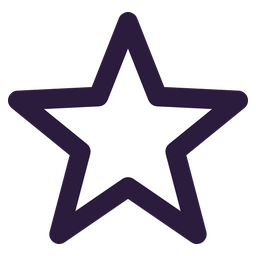
#> input picture art/particles/trail_star.png, 256 x 256 px, given in place of trail_star.png.png, which was not available
$ python tool_icons.py ../../particles/trail_star.png
#> lines starting #> are read from the running program, lines starting #| are printed output that depends on the picture; pictures that were not available may be replaced by others from this repository, and a replacement may not be noted
"""Gathering tool icons (World 1 2026-10-19, World 2's Stone Axe / Stone Rod 2026-10-20, World 3's Crystal Pickaxe / Crystal Rod 2026-10-24): the finishing pass of weapon_icons_w2.py for the
cel-shaded raw renders of the Wooden Axe, Pickaxe and Rod (Blender text block "w1_icons_rerender",
render(id), raw PNGs in art/icons/tools/raw). Crops to a square, adds the chunky ink outline and a
soft shadow down and to the right, saves 512 px icons to art/icons/tools, and builds a review sheet
on the common tile.
Usage: py tool_icons.py [ToolId ...]   (default: every tool below)
"""
import os
from PIL import Image, ImageFilter, ImageChops

HERE = os.path.dirname(os.path.abspath(__file__))
ART = os.path.dirname(os.path.dirname(HERE))
RAW = os.path.join(ART, "icons", "tools", "raw")
TILES = os.path.join(ART, "ui", "inventory")
OUT = os.path.join(ART, "icons", "tools")
WEAPONS = ["WoodenAxe", "WoodenPickaxe", "WoodenRod", "StoneAxe", "StoneRod", "CrystalPickaxe", "CrystalRod"]
RARITY = {"WoodenAxe": "common", "WoodenPickaxe": "common", "WoodenRod": "common",
          "StoneAxe": "uncommon", "StoneRod": "uncommon",
          "CrystalPickaxe": "rare", "CrystalRod": "rare"}
INK = (22, 18, 28)
WORK, FINAL, OUTLINE, SHADOW, MARGIN = 1024, 512, 22, (14, 20), 0.06


def dilate(mask, px):
    out, left = mask, px
    while left > 0:
        step = min(left, 6)
        out = out.filter(ImageFilter.MaxFilter(step * 2 + 1))
        left -= step
    out = out.filter(ImageFilter.GaussianBlur(1.5))
    return out.point(lambda v: 255 if v > 100 else int(v * 2.55))


def finish(name):
#> called with name = '../../particles/trail_star.png'
    img = Image.open(os.path.join(RAW, name + ".png")).convert("RGBA")
#> img is the input picture: PIL image 256x256 RGBA; mean R, G, B, A 49.7, 45.6, 54.5, 99.1
    img = img.crop(img.getchannel("A").point(lambda v: 255 if v > 8 else 0).getbbox())
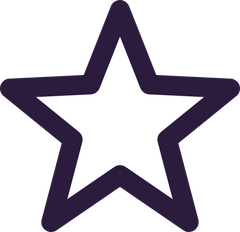
#> img: PIL image 240x232 RGBA; mean R, G, B, A 58.5, 53.6, 64.2, 116.7; transparent parts drawn white
    side = int(max(img.size) / (1 - 2 * MARGIN - 2 * OUTLINE / WORK))
#> side = 286
    sq = Image.new("RGBA", (side, side), (0, 0, 0, 0))
#> sq: PIL image 286x286 RGBA; every value is 0
    sq.paste(img, ((side - img.width) // 2, (side - img.height) // 2))
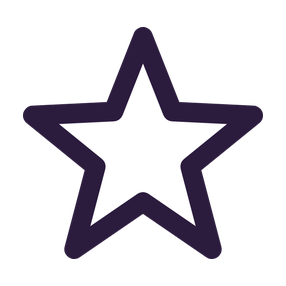
#> sq: PIL image 286x286 RGBA; mean R, G, B, A 39.9, 36.5, 43.7, 79.4; transparent parts drawn white
    sq = sq.resize((WORK, WORK), Image.LANCZOS)
#> sq: PIL image 1024x1024 RGBA
    ring = dilate(sq.getchannel("A"), OUTLINE)
#> in dilate, `out, left = mask, px`: left = 22
#> the loop in dilate, `while left > 0:` made 4 passes
#> (step, left) on passes 1 to 4: (6, 16), (6, 10), (6, 4), (4, 0)
#> pass 1, in dilate, `out = out.filter(ImageFilter.MaxFilter(step * 2 + 1))`:
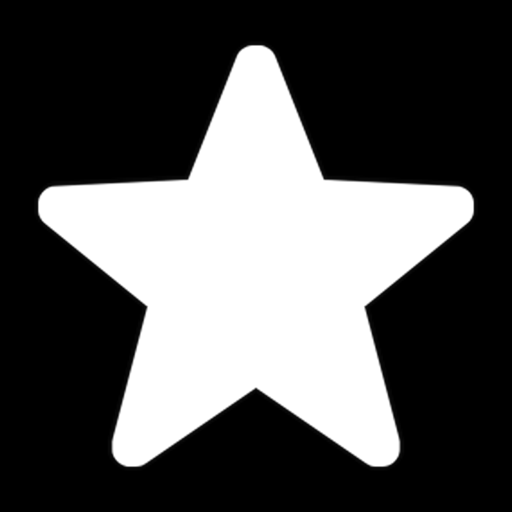
#> out: PIL image 1024x1024 L (shown at 1/2 size); min 0, max 255, mean 85.4
#> after the loop in dilate, `while left > 0:`:
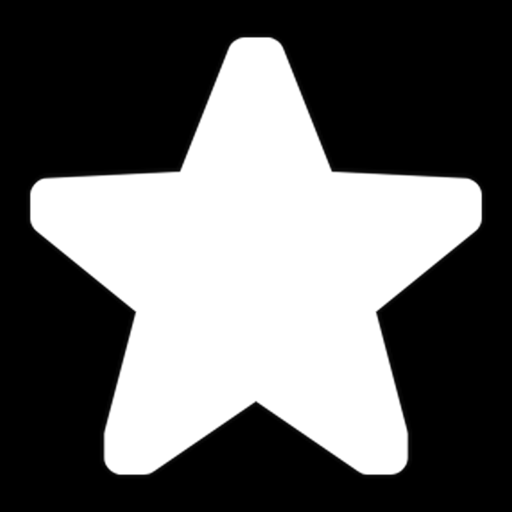
#> out: PIL image 1024x1024 L (shown at 1/2 size); min 0, max 255, mean 101.2
#> after the loop in dilate, `while left > 0:`: left = 0
    out = Image.new("RGBA", (WORK, WORK), (0, 0, 0, 0))
#> out: PIL image 1024x1024 RGBA; every value is 0
    shadow = Image.new("RGBA", (WORK, WORK), INK + (0,))
    shadow.putalpha(ring.point(lambda v: int(v * 0.45)))
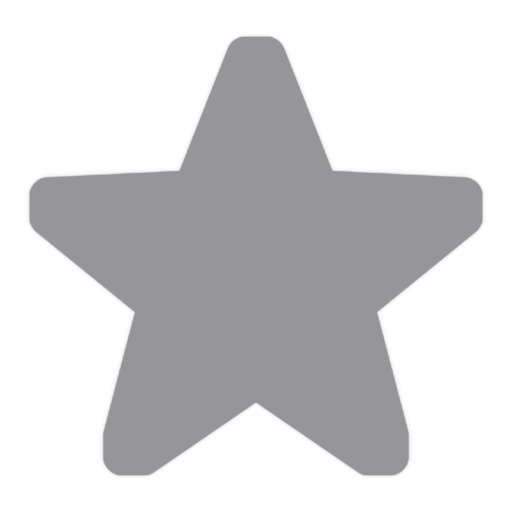
#> shadow: PIL image 1024x1024 RGBA (shown at 1/2 size); mean R, G, B, A 22, 18, 28, 46; transparent parts drawn white
    out.alpha_composite(ImageChops.offset(shadow, *SHADOW).filter(ImageFilter.GaussianBlur(6)))
    ink = Image.new("RGBA", (WORK, WORK), INK + (0,))
    ink.putalpha(ring)
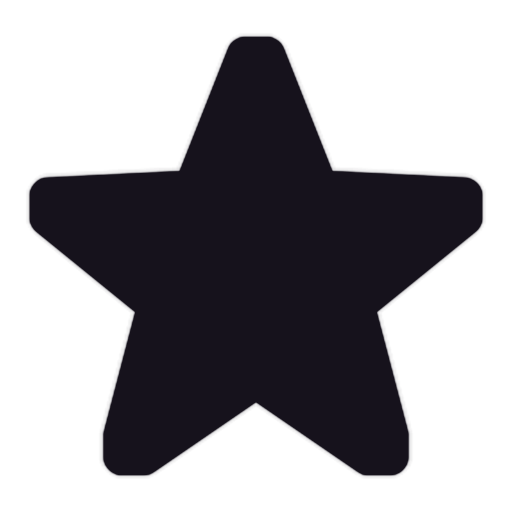
#> ink: PIL image 1024x1024 RGBA (shown at 1/2 size); mean R, G, B, A 22, 18, 28, 103; transparent parts drawn white
    out.alpha_composite(ink)
    out.alpha_composite(sq)
    out = out.resize((FINAL, FINAL), Image.LANCZOS)
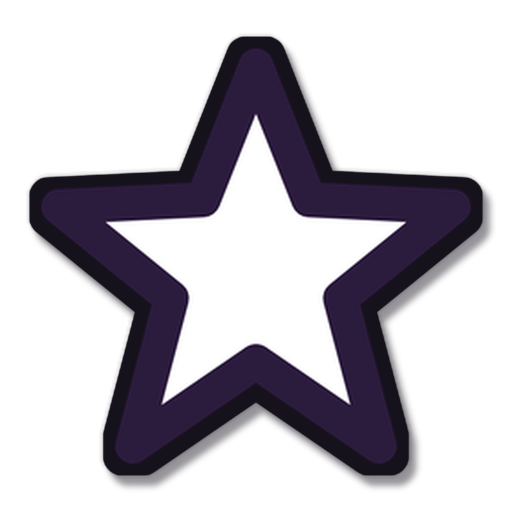
#> out: PIL image 512x512 RGBA; mean R, G, B, A 42.6, 38.9, 46.9, 105.8; transparent parts drawn white
    out.save(os.path.join(OUT, name + ".png"))
    return out


def sheet(icons, path):
    cell = 220
    img = Image.new("RGBA", (cell * len(icons) + 20, cell + 20), (196, 232, 238, 255))
    for i, (name, icon) in enumerate(icons):
        x = 10 + i * cell
        tp = os.path.join(TILES, "tile_%s.png" % RARITY[name])
        if os.path.exists(tp):
            img.alpha_composite(Image.open(tp).convert("RGBA").resize((cell - 12, cell - 12), Image.LANCZOS), (x + 6, 16))
        img.alpha_composite(icon.resize((cell - 30, cell - 30), Image.LANCZOS), (x + 15, 22))
    img.save(path)


if __name__ == "__main__":
    import sys
    os.makedirs(OUT, exist_ok=True)
    args = [a for a in sys.argv[1:] if not a.startswith("--")]
    done = [(w, finish(w)) for w in (args or WEAPONS)]
#> done = 1 item
    # a review sheet only when asked (art/ keeps live art only): --sheet=<path>
    for a in sys.argv[1:]:
        if a.startswith("--sheet="):
            sheet(done, a.split("=", 1)[1])
    print("saved", len(done), "icons")
#| saved 1 icons
